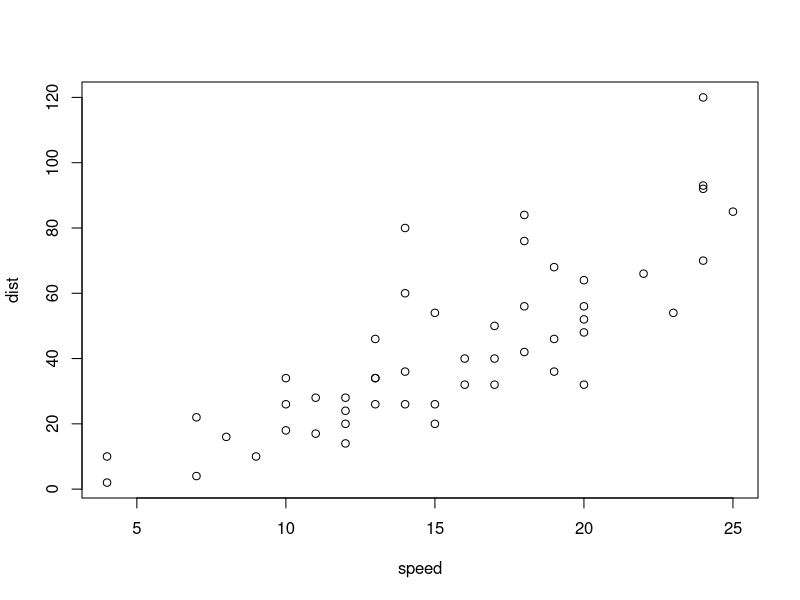
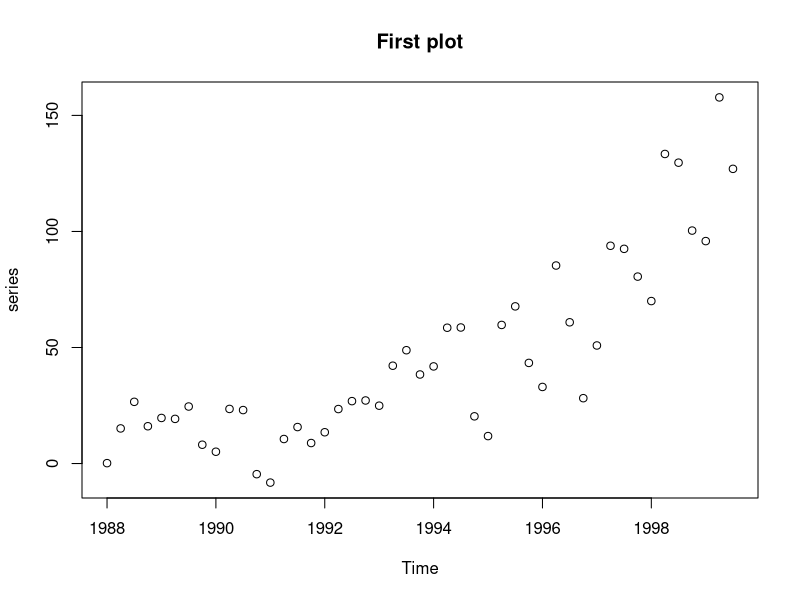
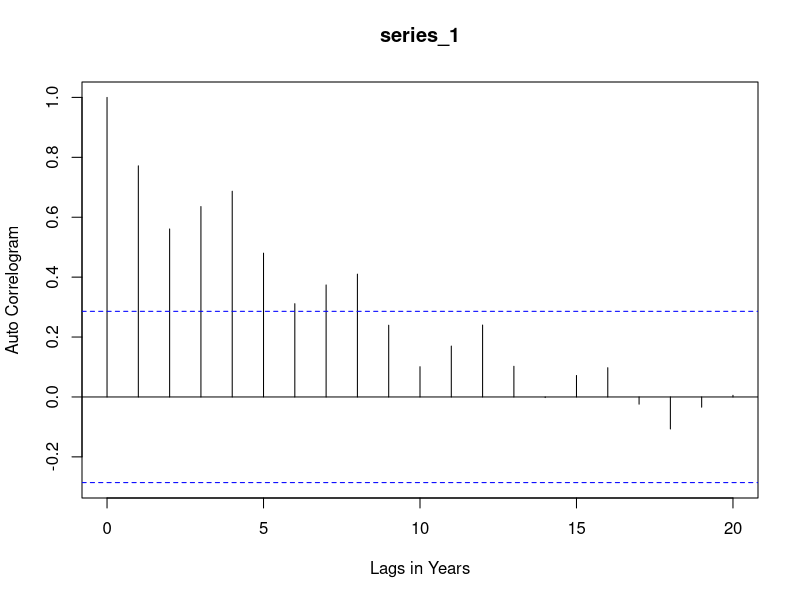

Recreate these plots in R, in order.
## ---- chunk 1
plot(cars)
## ---- chunk 2
#For this, we use the package readxl and its function read_excel
#first, apply the function to the file
#create an object called firstdata0 and apply the function to it
#we have to specify the file name. This argument is a string, therefore use quotation marks ""
firstdata0 <- readxl::read_excel("first session.xlsx")
firstdata0
## ---- chunk 3
#remove firstdata0
remove(firstdata0)
#add some inputs to the function
#We additionally specify the file name, which sheet to take the data from, and the range. Why the range? I only want to get the first column.
firstdata <- readxl::read_excel("first session.xlsx", sheet='Sheet1', range = "A1:A48")
#this displays the first five entries
head(firstdata, n=5)
## ---- chunk 4
str(firstdata)
## ---- chunk 5
#to make a time series, create a new object and apply the ts function to it like this:
series <- ts(firstdata$Series, frequency=4, start=1988)
series_df <- data.frame(series_1 = c(series), time = c(time(series)))
#as you can see, we defined the frequency of observations as 4 per year and the starting year as 1988. 
#let's display the object
series
## ---- chunk 6
#we use a generic plot function, there are many more.
#we use type = "p" for points in the scatterplot. Other types are available, use Help in Rstudio(F1) to find out more.
#main is the title of the plot
plot(series, type="p",main="First plot")


## ---- chunk 7
#first, we specify the series, then we want to first look at the ACF, then we want to see it plotted. All until lag 10.
acf(series_df["series_1"], plot=FALSE, lag.max =10)
acf(series_df["series_1"], plot=TRUE, lag.max=20, xlim=c(0,20), ylab="Auto Correlogram", xlab="Lags in Years")

